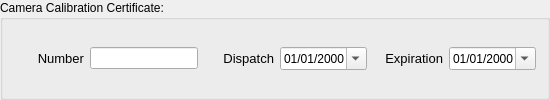
       <widget class="QGroupBox" name="groupBox_2">
        <property name="title">
         <string>Camera Calibration Certificate:</string>
        </property>
        <layout class="QHBoxLayout" name="horizontalLayout_38" stretch="0,1,0,1,0,1">
         <item>
          <widget class="QLabel" name="label_5">
           <property name="sizePolicy">
            <sizepolicy hsizetype="MinimumExpanding" vsizetype="Preferred">
             <horstretch>0</horstretch>
             <verstretch>0</verstretch>
            </sizepolicy>
           </property>
           <property name="minimumSize">
            <size>
             <width>70</width>
             <height>0</height>
            </size>
           </property>
           <property name="text">
            <string>&lt;!DOCTYPE HTML PUBLIC &quot;-//W3C//DTD HTML 4.0//EN&quot; &quot;http://www.w3.org/TR/REC-html40/strict.dtd&quot;&gt;
&lt;html&gt;&lt;head&gt;&lt;meta name=&quot;qrichtext&quot; content=&quot;1&quot; /&gt;&lt;style type=&quot;text/css&quot;&gt;
p, li { white-space: pre-wrap; }
&lt;/style&gt;&lt;/head&gt;&lt;body style=&quot; font-family:'Sans'; font-size:10pt; font-weight:400; font-style:normal;&quot;&gt;
&lt;table style=&quot;-qt-table-type: root; margin-top:4px; margin-bottom:4px; margin-left:4px; margin-right:4px;&quot;&gt;
&lt;tr&gt;
&lt;td style=&quot;border: none;&quot;&gt;
&lt;p align=&quot;right&quot; style=&quot; margin-top:0px; margin-bottom:0px; margin-left:0px; margin-right:0px; -qt-block-indent:0; text-indent:0px;&quot;&gt;Number&lt;/p&gt;&lt;/td&gt;&lt;/tr&gt;&lt;/table&gt;&lt;/body&gt;&lt;/html&gt;</string>
           </property>
          </widget>
         </item>
         <item>
          <widget class="QLineEdit" name="cameraNumberLineEdit">
           <property name="sizePolicy">
            <sizepolicy hsizetype="Minimum" vsizetype="Fixed">
             <horstretch>0</horstretch>
             <verstretch>0</verstretch>
            </sizepolicy>
           </property>
           <property name="maximumSize">
            <size>
             <width>200</width>
             <height>16777215</height>
            </size>
           </property>
          </widget>
         </item>
         <item>
          <widget class="QLabel" name="label_6">
           <property name="sizePolicy">
            <sizepolicy hsizetype="MinimumExpanding" vsizetype="Preferred">
             <horstretch>0</horstretch>
             <verstretch>0</verstretch>
            </sizepolicy>
           </property>
           <property name="minimumSize">
            <size>
             <width>70</width>
             <height>0</height>
            </size>
           </property>
           <property name="text">
            <string>&lt;!DOCTYPE HTML PUBLIC &quot;-//W3C//DTD HTML 4.0//EN&quot; &quot;http://www.w3.org/TR/REC-html40/strict.dtd&quot;&gt;
&lt;html&gt;&lt;head&gt;&lt;meta name=&quot;qrichtext&quot; content=&quot;1&quot; /&gt;&lt;style type=&quot;text/css&quot;&gt;
p, li { white-space: pre-wrap; }
&lt;/style&gt;&lt;/head&gt;&lt;body style=&quot; font-family:'Sans'; font-size:10pt; font-weight:400; font-style:normal;&quot;&gt;
&lt;table style=&quot;-qt-table-type: root; margin-top:4px; margin-bottom:4px; margin-left:4px; margin-right:4px;&quot;&gt;
&lt;tr&gt;
&lt;td style=&quot;border: none;&quot;&gt;
&lt;p align=&quot;right&quot; style=&quot; margin-top:0px; margin-bottom:0px; margin-left:0px; margin-right:0px; -qt-block-indent:0; text-indent:0px;&quot;&gt;Dispatch&lt;/p&gt;&lt;/td&gt;&lt;/tr&gt;&lt;/table&gt;&lt;/body&gt;&lt;/html&gt;</string>
           </property>
          </widget>
         </item>
         <item>
          <widget class="QDateEdit" name="cameraDispatchDateEdit">
           <property name="layoutDirection">
            <enum>Qt::LeftToRight</enum>
           </property>
           <property name="alignment">
            <set>Qt::AlignCenter</set>
           </property>
           <property name="buttonSymbols">
            <enum>QAbstractSpinBox::UpDownArrows</enum>
           </property>
           <property name="displayFormat">
            <string>dd/MM/yyyy</string>
           </property>
           <property name="calendarPopup">
            <bool>true</bool>
           </property>
          </widget>
         </item>
         <item>
          <widget class="QLabel" name="label_7">
           <property name="sizePolicy">
            <sizepolicy hsizetype="MinimumExpanding" vsizetype="Preferred">
             <horstretch>0</horstretch>
             <verstretch>0</verstretch>
            </sizepolicy>
           </property>
           <property name="minimumSize">
            <size>
             <width>70</width>
             <height>0</height>
            </size>
           </property>
           <property name="text">
            <string>&lt;!DOCTYPE HTML PUBLIC &quot;-//W3C//DTD HTML 4.0//EN&quot; &quot;http://www.w3.org/TR/REC-html40/strict.dtd&quot;&gt;
&lt;html&gt;&lt;head&gt;&lt;meta name=&quot;qrichtext&quot; content=&quot;1&quot; /&gt;&lt;style type=&quot;text/css&quot;&gt;
p, li { white-space: pre-wrap; }
&lt;/style&gt;&lt;/head&gt;&lt;body style=&quot; font-family:'Sans'; font-size:10pt; font-weight:400; font-style:normal;&quot;&gt;
&lt;table style=&quot;-qt-table-type: root; margin-top:4px; margin-bottom:4px; margin-left:4px; margin-right:4px;&quot;&gt;
&lt;tr&gt;
&lt;td style=&quot;border: none;&quot;&gt;
&lt;p align=&quot;right&quot; style=&quot; margin-top:0px; margin-bottom:0px; margin-left:0px; margin-right:0px; -qt-block-indent:0; text-indent:0px;&quot;&gt;Expiration&lt;/p&gt;&lt;/td&gt;&lt;/tr&gt;&lt;/table&gt;&lt;/body&gt;&lt;/html&gt;</string>
           </property>
          </widget>
         </item>
         <item>
          <widget class="QDateEdit" name="cameraExpirationDateEdit">
           <property name="alignment">
            <set>Qt::AlignCenter</set>
           </property>
           <property name="buttonSymbols">
            <enum>QAbstractSpinBox::UpDownArrows</enum>
           </property>
           <property name="displayFormat">
            <string>dd/MM/yyyy</string>
           </property>
           <property name="calendarPopup">
            <bool>true</bool>
           </property>
          </widget>
         </item>
        </layout>
       </widget>
